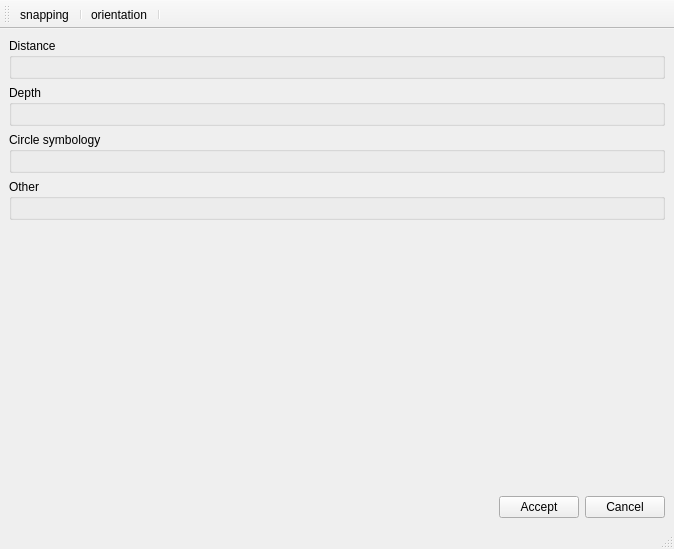
<?xml version="1.0" encoding="UTF-8"?>
<ui version="4.0">
 <class>api_dimensioning</class>
 <widget class="QMainWindow" name="api_dimensioning">
  <property name="geometry">
   <rect>
    <x>0</x>
    <y>0</y>
    <width>674</width>
    <height>549</height>
   </rect>
  </property>
  <property name="windowTitle">
   <string>Dimensioning</string>
  </property>
  <widget class="QWidget" name="centralwidget">
   <layout class="QVBoxLayout" name="verticalLayout">
    <item>
     <layout class="QGridLayout" name="main_layout">
      <item row="5" column="0">
       <widget class="QGroupBox" name="grb_other">
        <property name="title">
         <string>Other</string>
        </property>
        <layout class="QGridLayout" name="gridLayout_3">
         <item row="0" column="0">
          <layout class="QGridLayout" name="other_layout"/>
         </item>
        </layout>
       </widget>
      </item>
      <item row="3" column="0">
       <widget class="QGroupBox" name="grb_depth">
        <property name="title">
         <string>Depth</string>
        </property>
        <layout class="QGridLayout" name="gridLayout_4">
         <item row="0" column="0">
          <layout class="QGridLayout" name="depth_layout"/>
         </item>
        </layout>
       </widget>
      </item>
      <item row="1" column="0">
       <layout class="QGridLayout" name="top_layout"/>
      </item>
      <item row="2" column="0">
       <widget class="QGroupBox" name="grb_distance">
        <property name="title">
         <string>Distance</string>
        </property>
        <layout class="QGridLayout" name="gridLayout_2">
         <item row="0" column="0">
          <layout class="QGridLayout" name="distance_layout"/>
         </item>
        </layout>
       </widget>
      </item>
      <item row="4" column="0">
       <widget class="QGroupBox" name="grb_symbology">
        <property name="title">
         <string>Circle symbology</string>
        </property>
        <layout class="QGridLayout" name="gridLayout_6">
         <item row="0" column="0">
          <layout class="QGridLayout" name="symbology_layout"/>
         </item>
        </layout>
       </widget>
      </item>
     </layout>
    </item>
    <item>
     <spacer name="verticalSpacer">
      <property name="orientation">
       <enum>Qt::Vertical</enum>
      </property>
      <property name="sizeHint" stdset="0">
       <size>
        <width>20</width>
        <height>40</height>
       </size>
      </property>
     </spacer>
    </item>
    <item>
     <layout class="QHBoxLayout" name="horizontalLayout">
      <item>
       <spacer name="horizontalSpacer">
        <property name="orientation">
         <enum>Qt::Horizontal</enum>
        </property>
        <property name="sizeHint" stdset="0">
         <size>
          <width>40</width>
          <height>20</height>
         </size>
        </property>
       </spacer>
      </item>
      <item>
       <widget class="QPushButton" name="btn_accept">
        <property name="text">
         <string>Accept</string>
        </property>
       </widget>
      </item>
      <item>
       <widget class="QPushButton" name="btn_cancel">
        <property name="text">
         <string>Cancel</string>
        </property>
       </widget>
      </item>
     </layout>
    </item>
   </layout>
  </widget>
  <widget class="QStatusBar" name="statusbar"/>
  <widget class="QToolBar" name="toolBar">
   <property name="windowTitle">
    <string>toolBar</string>
   </property>
   <property name="iconSize">
    <size>
     <width>20</width>
     <height>18</height>
    </size>
   </property>
   <attribute name="toolBarArea">
    <enum>TopToolBarArea</enum>
   </attribute>
   <attribute name="toolBarBreak">
    <bool>false</bool>
   </attribute>
   <addaction name="actionSnapping"/>
   <addaction name="separator"/>
   <addaction name="actionOrientation"/>
   <addaction name="separator"/>
  </widget>
  <action name="actionSnapping">
   <property name="checkable">
    <bool>true</bool>
   </property>
   <property name="icon">
    <iconset>
     <normaloff>../icons/103.png</normaloff>../icons/103.png</iconset>
   </property>
   <property name="text">
    <string>snapping</string>
   </property>
   <property name="toolTip">
    <string>Snapping</string>
   </property>
   <property name="visible">
    <bool>true</bool>
   </property>
  </action>
  <action name="actionOrientation">
   <property name="checkable">
    <bool>true</bool>
   </property>
   <property name="icon">
    <iconset>
     <normaloff>../icons/133.png</normaloff>../icons/133.png</iconset>
   </property>
   <property name="text">
    <string>orientation</string>
   </property>
   <property name="toolTip">
    <string>Orientation</string>
   </property>
   <property name="visible">
    <bool>true</bool>
   </property>
  </action>
 </widget>
 <resources/>
 <connections/>
</ui>
